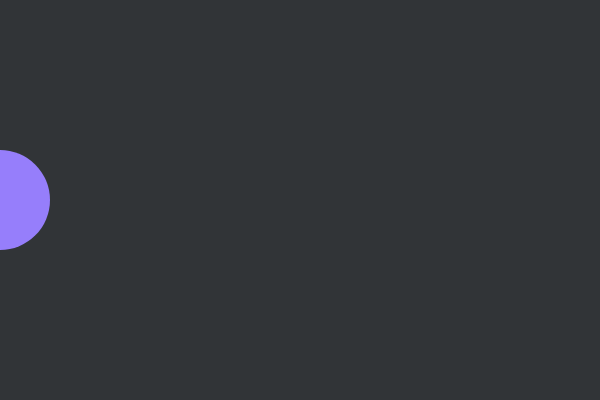
Frame 1 (no input)
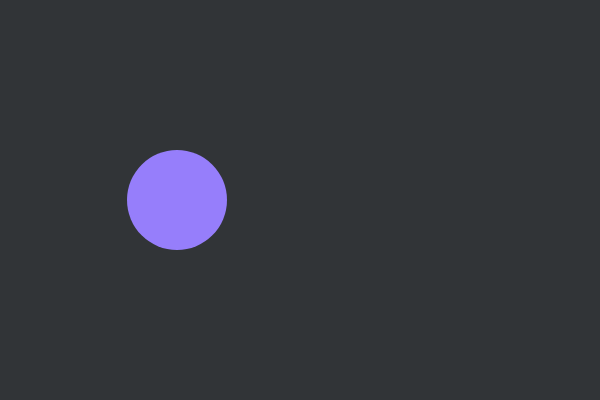
Frame 60 (no input)
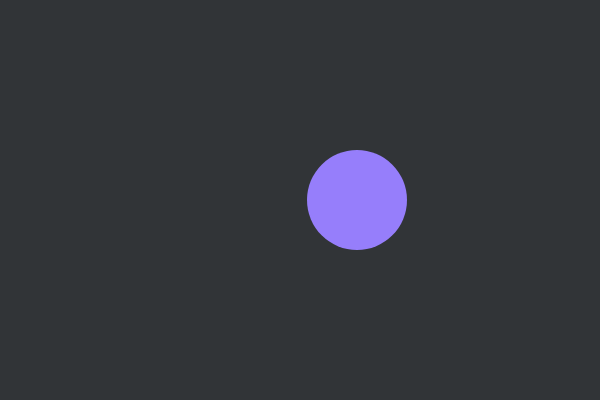
Frame 120 (the mouse pressed at the canvas centre since frame 60)

The p5.js sketch that drew these frames (run headless with seeded random() and noise() and a simulated clock; from frame 60 on, the mouse is pressed at the canvas centre):

// p5.js sketch
// ── sketch.js
var x = 0
var speed = 3

function setup() {
  createCanvas(600, 400)
}

function draw() {
  background('#313437')
  noStroke()
  fill('#967efb')
  strokeWeight(4)
  ellipse(x, 200, 100, 100)
  if (x > width || x < 0) {
    speed *= -1
  }
	x = x + speed
}
